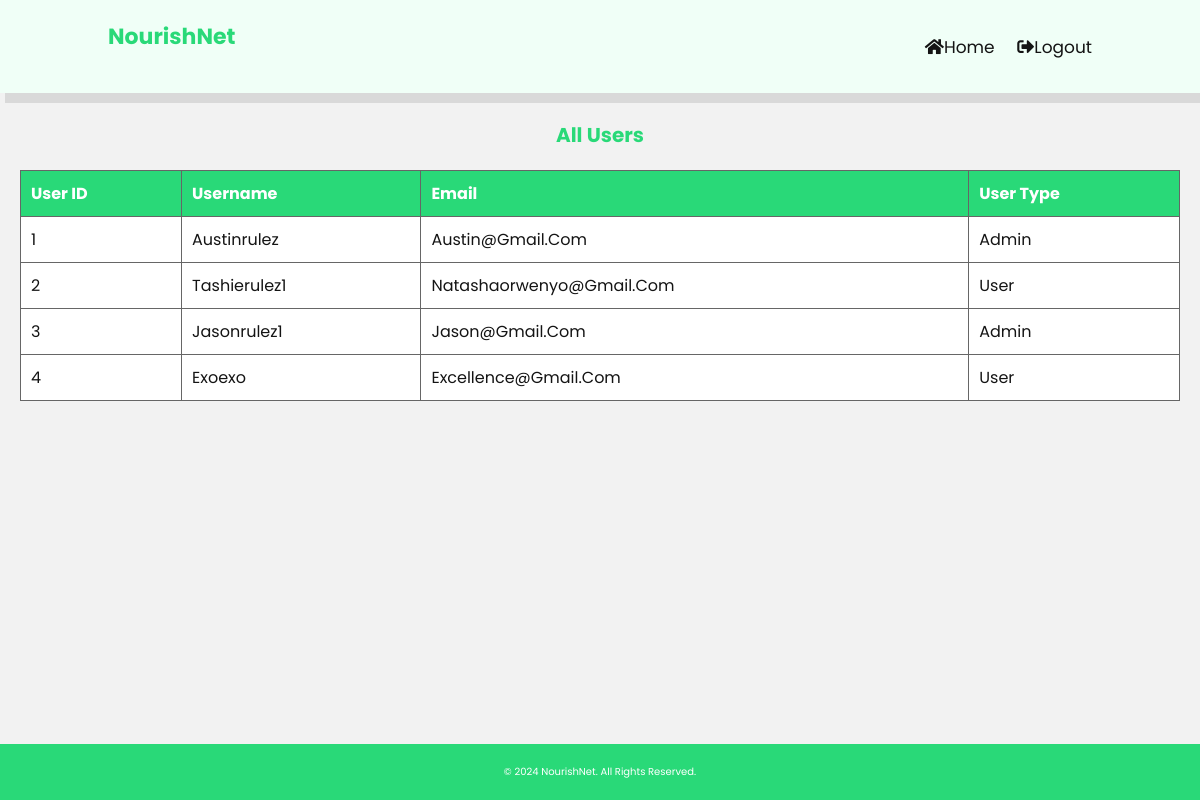
Page /adminviewusers.php (signed in) on the earlier database version.
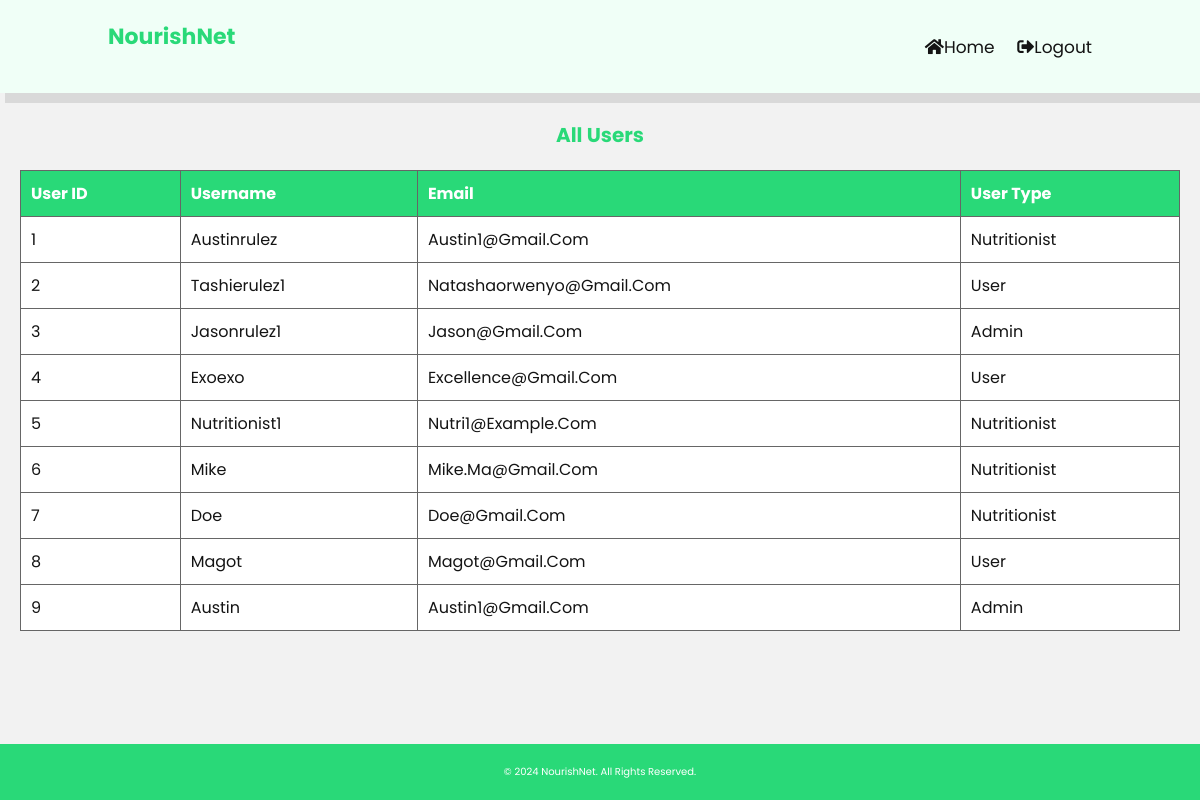
Same page on the later database version.
### tables this page shows
CREATE TABLE `users` (
  `user_id` int(255) NOT NULL,
  `username` varchar(255) NOT NULL,
  `password` varchar(255) NOT NULL,
  `email` varchar(255) NOT NULL,
  `user_type` varchar(255) NOT NULL,
  `profile_image` varchar(255) DEFAULT NULL
);

### adminviewusers.php (the view, shortened to what this page needs)
<?php
include 'db_connect.php';
$conn = new mysqli($servername, $username, $password, $dbname);
$sql = "SELECT user_id, username, email, user_type FROM users";
$result = $conn->query($sql);
?>
<!DOCTYPE html>
<html lang="en">
<head>
    <link rel="stylesheet" href="../styling/adminviewusers.css">
    <link rel="stylesheet" href="https://cdnjs.cloudflare.com/ajax/libs/font-awesome/5.15.4/css/all.min.css">
</head>
<body>
    <div class="taskbar">
        <div class="taskbar-left">
            <h1>NourishNet</h1>
        </div>
        <div class="taskbar-right">
            <a href="admin.php"><i class="fas fa-home"></i>Home</a>
            <a href="logout.php"><i class="fas fa-sign-out-alt"></i>logout</a>
        </div>
    </div>
    <div class="container">
        <h1>All Users</h1>
        <table>
            <thead>
                <tr>
                    <th>User ID</th>
                    <th>Username</th>
                    <th>Email</th>
                    <th>User Type</th>
                </tr>
            </thead>
            <tbody>
                <?php
                if ($result->num_rows > 0) {
                    while ($row = $result->fetch_assoc()) {
                        echo "<tr>
                                <td>" . $row["user_id"] . "</td>
                                <td>" . $row["username"] . "</td>
                                <td>" . $row["email"] . "</td>
                                <td>" . $row["user_type"] . "</td>
                            </tr>";
                    }
                } else {
                    echo "<tr><td colspan='4'>No users found</td></tr>";
                }
                ?>
            </tbody>
        </table>
    </div>
</body>
<footer class="footer">
    <p>&copy; 2024 NourishNet. All rights reserved.</p>
</footer>
</html>

Differences in the rows shown:
changed users "Austinrulez": email "Austin@gmail.com" → "Austin1@gmail.com"; user_type "Admin" → "Nutritionist"
added users: user_id "5", username "Nutritionist1", email "Nutri1@example.com", user_type "Nutritionist"
added users: user_id "6", username "Mike", email "Mike.ma@gmail.com", user_type "Nutritionist"
added users: user_id "7", username "Doe", email "Doe@gmail.com", user_type "Nutritionist"
added users: user_id "8", username "Magot", email "Magot@gmail.com", user_type "User"
added users: user_id "9", username "Austin", email "Austin1@gmail.com", user_type "Admin"
